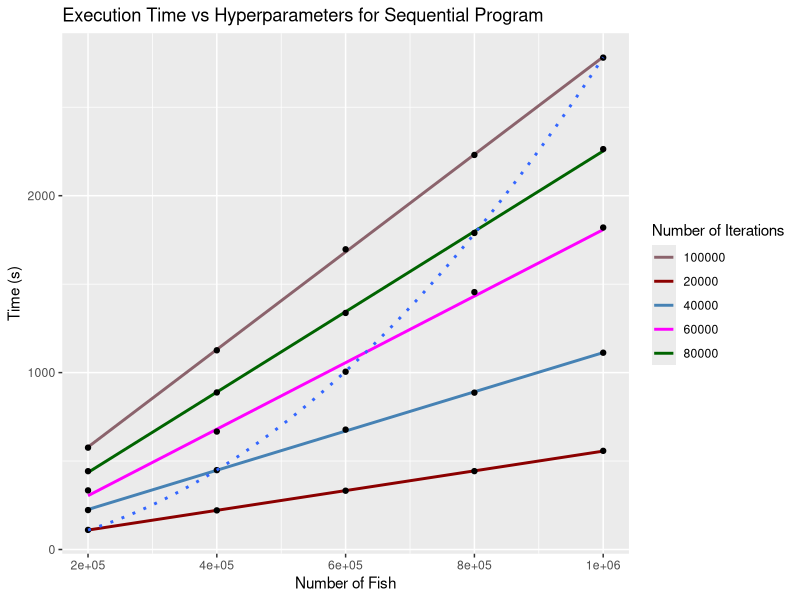
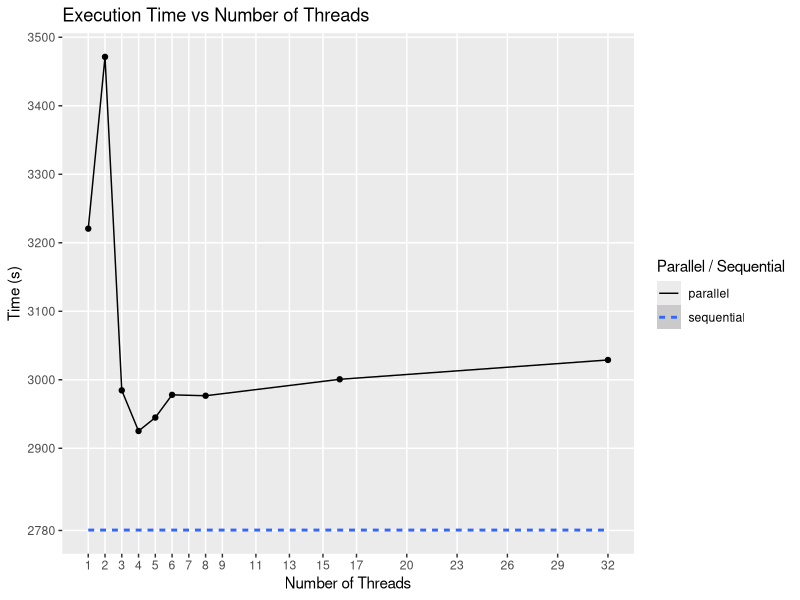
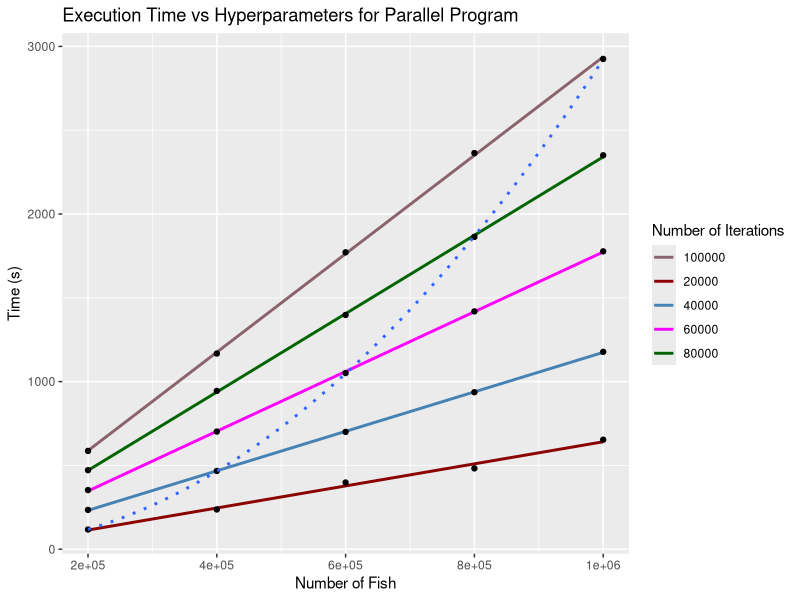
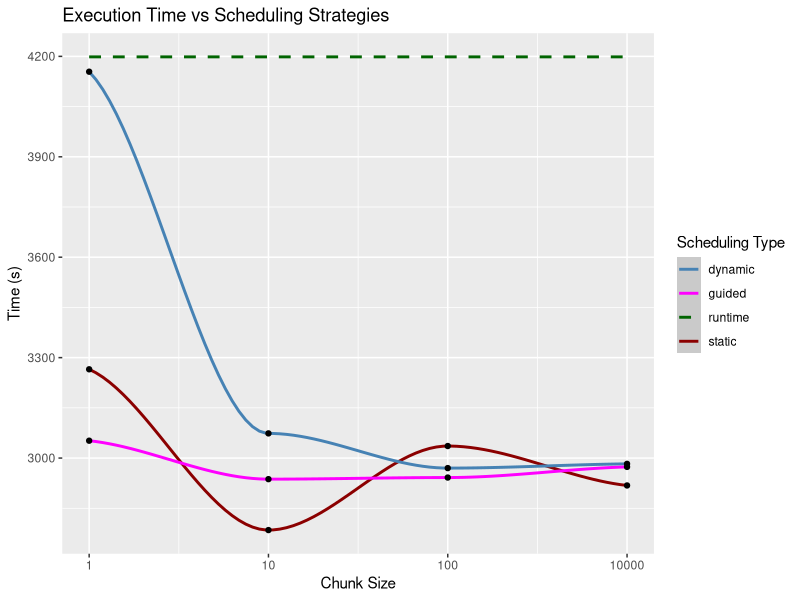
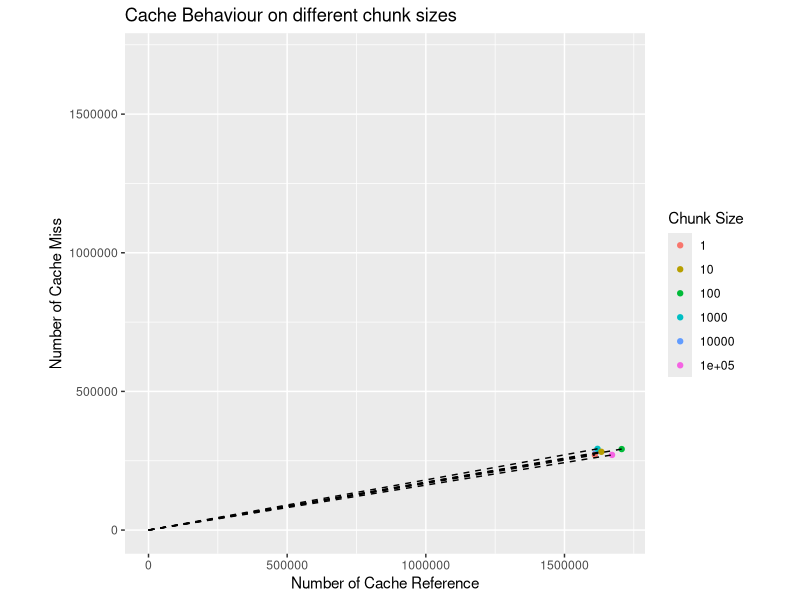
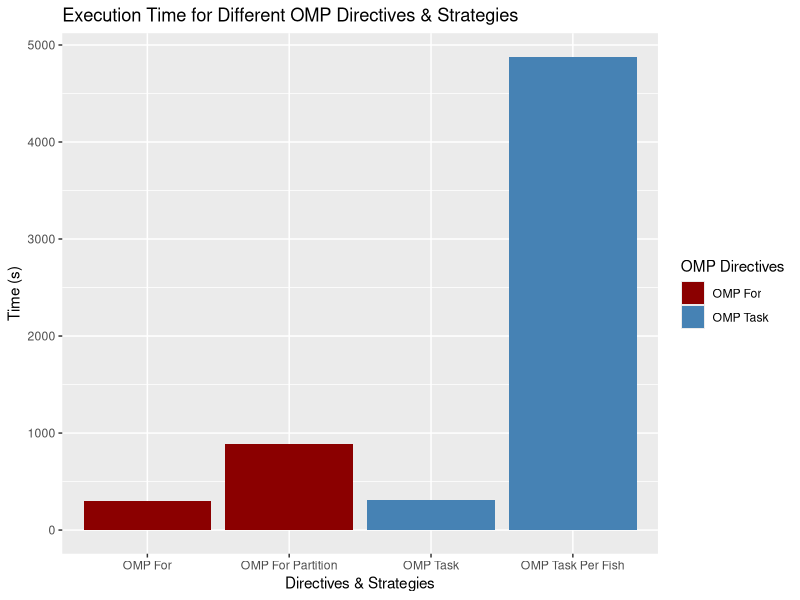

Generate these figures, in order, with R:
## ---- chunk 1
library(ggplot2)
library(knitr)
## ---- chunk 2
ggplot(
  data = data.frame(
    num_fish =  c(200000, 400000, 600000, 800000, 1000000),
    iter_20000 = c(110.703507, 221.168173, 332.295848, 443.077424, 557.648611),
    iter_40000 = c(222.853256, 448.680679, 677.698978, 886.666866, 1112.435153),
    iter_60000 = c(
      334.170646,
      666.771699,
      1004.9347861,
      1455.1160081,
      1820.057278),
    iter_80000 = c(
      442.774348,
      887.792977,
      1337.221277,
      1789.476277,
      2263.432539),
    iter_100000 = c(
      575.766097,
      1126.112223,
      1697.037298,
      2230.462189,
      2780.588561)),
  aes(x = num_fish)) +
  geom_smooth(aes(y = iter_20000, color = "20000"), method = "lm", se = FALSE) +
  geom_smooth(aes(y = iter_40000, color = "40000"), method = "lm", se = FALSE) +
  geom_smooth(aes(y = iter_60000, color = "60000"), method = "lm", se = FALSE) +
  geom_smooth(aes(y = iter_80000, color = "80000"), method = "lm", se = FALSE) +
  geom_smooth(aes(y = iter_100000, color = "100000"), method = "lm",
    se = FALSE) +
  geom_point(aes(y = iter_20000)) +
  geom_point(aes(y = iter_40000)) +
  geom_point(aes(y = iter_60000)) +
  geom_point(aes(y = iter_80000)) +
  geom_point(aes(y = iter_100000)) +
  geom_smooth(aes(y = c(
    110.703507,
    448.680679,
    1004.9347861,
    1789.476277,
    2780.588561)),
    method = "lm",
    formula = y ~ poly(x, 2),
    linetype = "dotted",
    se = FALSE) +
  labs(title = "Execution Time vs Hyperparameters for Sequential Program",
    x = "Number of Fish",
    y = "Time (s)",
    color = "Number of Iterations") +
  scale_color_manual(values = c(
    "20000" = "darkred",
    "40000" = "steelblue",
    "60000" = "magenta",
    "80000" = "darkgreen",
    "100000" = "pink4"))
## ---- chunk 3
ggplot(
    data.frame(
      num_threads = c(1, 2, 3, 4, 5, 6, 8, 16, 32),
      parallel = c(
        3220.587380,
        3471.353496,
        2984.539602,
        2925.219894,
        2944.861335,
        2977.993479,
        2976.687371,
        3000.694720,
        3028.914719),
      sequential = 2780.588561),
    aes(x = num_threads)) +
    labs(title = "Execution Time vs Number of Threads",
      x = "Number of Threads",
      y = "Time (s)",
      linetype = "Parallel / Sequential") +
    geom_smooth(aes(y = sequential, linetype = "sequential")) +
    geom_line(aes(y = parallel, linetype = "parallel")) +
    geom_point(aes(y = parallel)) +
    scale_y_continuous(breaks = c(
      seq(2900, 3500, by = 100), 2780)) +
    scale_x_continuous(breaks = c(
      1:8,
      seq(9, 15, by = 2),
      seq(17, 32, by = 3))) +
    theme(panel.grid.minor = element_blank())
## ---- chunk 4
ggplot(
  data = data.frame(
    num_fish =  c(200000, 400000, 600000, 800000, 1000000),
    iter_20000 = c(117.350819, 237.082449, 397.935612, 482.203047, 653.402037),
    iter_40000 = c(234.463991, 466.925614, 700.021926, 936.720754, 1177.662832),
    iter_60000 = c(
      353.012268,
      701.901361,
      1050.975947,
      1418.876797,
      1777.164701),
    iter_80000 = c(
      471.402103,
      944.524666,
      1397.776130,
      1863.592248,
      2350.380621),
    iter_100000 = c(
      586.554482,
      1167.285182,
      1771.424057,
      2363.592248,
      2925.219894)),
  aes(x = num_fish)) +
  geom_smooth(aes(y = iter_20000, color = "20000"), method = "lm", se = FALSE) +
  geom_smooth(aes(y = iter_40000, color = "40000"), method = "lm", se = FALSE) +
  geom_smooth(aes(y = iter_60000, color = "60000"), method = "lm", se = FALSE) +
  geom_smooth(aes(y = iter_80000, color = "80000"), method = "lm", se = FALSE) +
  geom_smooth(aes(y = iter_100000, color = "100000"), method = "lm",
    se = FALSE) +
  geom_point(aes(y = iter_20000)) +
  geom_point(aes(y = iter_40000)) +
  geom_point(aes(y = iter_60000)) +
  geom_point(aes(y = iter_80000)) +
  geom_point(aes(y = iter_100000)) +
  geom_smooth(aes(y = c(
    117.350819,
    466.925614,
    1050.975947,
    1863.592248,
    2925.219894)),
    method = "lm",
    formula = y ~ poly(x, 2),
    linetype = "dotted",
    se = FALSE) +
  labs(title = "Execution Time vs Hyperparameters for Parallel Program",
    x = "Number of Fish",
    y = "Time (s)",
    color = "Number of Iterations") +
  scale_color_manual(values = c(
    "20000" = "darkred",
    "40000" = "steelblue",
    "60000" = "magenta",
    "80000" = "darkgreen",
    "100000" = "pink4"))
## ---- chunk 5
ggplot(
  data = data.frame(
    chunk_size = c(1, 2, 3, 4),
    static = c(3265.162540, 2784.864581, 3035.950782, 2918.142244),
    dynamic = c(4154.18010, 3073.691588, 2970.014433, 2982.671884),
    guided = c(3051.865076, 2937.002249, 2941.794308, 2973.637886),
    runtime = 4198.46404),
  aes(x = chunk_size)) +
  geom_smooth(aes(y = static, color = "static")) +
  geom_smooth(aes(y = dynamic, color = "dynamic")) +
  geom_smooth(aes(y = guided, color = "guided")) +
  geom_smooth(aes(y = runtime, color = "runtime"), linetype = "dashed") +
  geom_point(aes(y = static)) +
  geom_point(aes(y = dynamic)) +
  geom_point(aes(y = guided)) +
  labs(title = "Execution Time vs Scheduling Strategies",
    x = "Chunk Size",
    y = "Time (s)",
    color = "Scheduling Type") +
  scale_x_continuous(labels = c(1, 10, 100, 10000)) +
  scale_y_continuous(breaks = seq(2700, 4200, by = 300)) +
  scale_color_manual(values = c(
    "static" = "darkred",
    "dynamic" = "steelblue",
    "guided" = "magenta",
    "runtime" = "darkgreen"))
## ---- chunk 6
df <- data.frame(
  chunk_size = c(
    100000,
    10000,
    1000,
    100,
    10,
    1),
  cache_references = c(
    1671540,
    1611032,
    1619233,
    1706372,
    1633097,
    1609516),
  cache_misses = c(
    270988,
    275896,
    292923,
    292073,
    282283,
    270946),
  percentage = c(
    16.212,
    17.125,
    18.090,
    17.117,
    17.285,
    16.834))
axis_limits <- c(0, max(c(df$cache_references, df$cache_misses)))
ggplot(df) +
  geom_point(aes(
    x = cache_references,
    y = cache_misses,
    colour = as.factor(chunk_size))) +
  geom_segment(aes(
    x = 0,
    y = 0,
    xend = cache_references,
    yend = cache_misses),
    linetype = "dashed") +
  xlim(axis_limits) +
  ylim(axis_limits) +
  coord_fixed() +
  labs(title = "Cache Behaviour on different chunk sizes",
    x = "Number of Cache Reference",
    y = "Number of Cache Miss",
    color = "Chunk Size")
kable(df)
## ---- chunk 7
ggplot(
  data = data.frame(
    omp_directive = c(
      "OMP For",
      "OMP For Partition",
      "OMP Task",
      "OMP Task Per Fish"),
    time = c(
      295.652146,
      885.287894,
      305.464913,
      4877.38059),
    colour_group = c(rep("OMP For", 2), rep("OMP Task", 2))),
  aes(x = omp_directive, y = time, fill = colour_group)) +
  geom_bar(stat = "identity") +
  labs(title = "Execution Time for Different OMP Directives & Strategies",
       x = "Directives & Strategies",
       y = "Time (s)",
       fill = "OMP Directives"
  ) +
  scale_fill_manual(values = c("darkred", "steelblue"))
